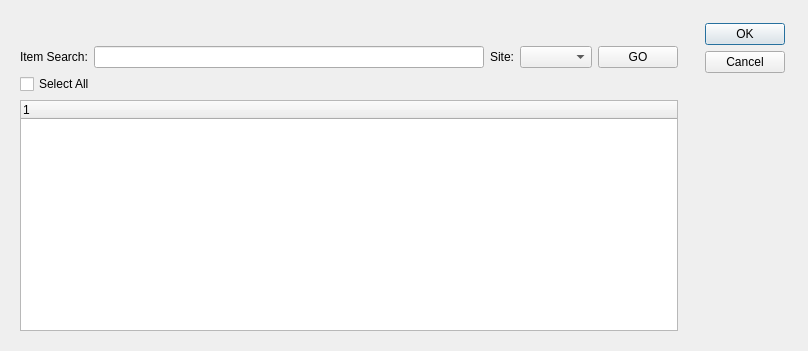
<?xml version="1.0" encoding="UTF-8"?>
<ui version="4.0">
 <class>favorites</class>
 <widget class="QDialog" name="favorites">
  <property name="geometry">
   <rect>
    <x>0</x>
    <y>0</y>
    <width>808</width>
    <height>351</height>
   </rect>
  </property>
  <property name="windowTitle">
   <string>Customer Favorites</string>
  </property>
  <layout class="QGridLayout" name="gridLayout_2">
   <item row="0" column="0">
    <widget class="QStackedWidget" name="_stacked">
     <property name="currentIndex">
      <number>0</number>
     </property>
     <widget class="QWidget" name="_itemsPage">
      <layout class="QGridLayout" name="gridLayout_3">
       <item row="0" column="0">
        <layout class="QGridLayout" name="gridLayout">
         <item row="3" column="0">
          <widget class="XTreeWidget" name="_items">
           <property name="selectionMode">
            <enum>QAbstractItemView::MultiSelection</enum>
           </property>
          </widget>
         </item>
         <item row="2" column="0">
          <widget class="QCheckBox" name="_selectAll">
           <property name="text">
            <string>Select All</string>
           </property>
          </widget>
         </item>
         <item row="0" column="0">
          <layout class="QHBoxLayout" name="horizontalLayout_2">
           <item>
            <widget class="CustCluster" name="_cust">
             <property name="enabled">
              <bool>false</bool>
             </property>
            </widget>
           </item>
           <item>
            <widget class="ShiptoCluster" name="_shipto">
             <property name="enabled">
              <bool>false</bool>
             </property>
            </widget>
           </item>
           <item>
            <spacer name="horizontalSpacer">
             <property name="orientation">
              <enum>Qt::Horizontal</enum>
             </property>
             <property name="sizeHint" stdset="0">
              <size>
               <width>40</width>
               <height>20</height>
              </size>
             </property>
            </spacer>
           </item>
          </layout>
         </item>
         <item row="1" column="0">
          <layout class="QHBoxLayout" name="horizontalLayout">
           <item>
            <widget class="QLabel" name="_searchLit">
             <property name="text">
              <string>Item Search:</string>
             </property>
            </widget>
           </item>
           <item>
            <widget class="QLineEdit" name="_search"/>
           </item>
           <item>
            <widget class="QLabel" name="_warehousLit">
             <property name="text">
              <string>Site:</string>
             </property>
             <property name="alignment">
              <set>Qt::AlignRight|Qt::AlignTrailing|Qt::AlignVCenter</set>
             </property>
            </widget>
           </item>
           <item>
            <widget class="WComboBox" name="_warehous"/>
           </item>
           <item>
            <widget class="QPushButton" name="_searchBtn">
             <property name="text">
              <string>GO</string>
             </property>
            </widget>
           </item>
          </layout>
         </item>
        </layout>
       </item>
      </layout>
     </widget>
     <widget class="QWidget" name="_qtyPage">
      <layout class="QGridLayout" name="gridLayout_5">
       <item row="0" column="0">
        <widget class="QScrollArea" name="scrollArea">
         <property name="widgetResizable">
          <bool>true</bool>
         </property>
         <widget class="QWidget" name="scrollAreaWidgetContents">
          <property name="geometry">
           <rect>
            <x>0</x>
            <y>0</y>
            <width>655</width>
            <height>301</height>
           </rect>
          </property>
          <layout class="QGridLayout" name="gridLayout_4">
           <item row="0" column="0">
            <layout class="QVBoxLayout" name="_verticalLayout">
             <item>
              <layout class="QGridLayout" name="_itemGrid"/>
             </item>
             <item>
              <spacer name="verticalSpacer">
               <property name="orientation">
                <enum>Qt::Vertical</enum>
               </property>
               <property name="sizeHint" stdset="0">
                <size>
                 <width>20</width>
                 <height>40</height>
                </size>
               </property>
              </spacer>
             </item>
            </layout>
           </item>
          </layout>
         </widget>
        </widget>
       </item>
      </layout>
     </widget>
    </widget>
   </item>
   <item row="0" column="1">
    <layout class="QVBoxLayout" name="verticalLayout_2">
     <property name="leftMargin">
      <number>12</number>
     </property>
     <property name="topMargin">
      <number>12</number>
     </property>
     <property name="rightMargin">
      <number>12</number>
     </property>
     <item>
      <widget class="QDialogButtonBox" name="_buttonBox">
       <property name="orientation">
        <enum>Qt::Vertical</enum>
       </property>
       <property name="standardButtons">
        <set>QDialogButtonBox::Cancel|QDialogButtonBox::Ok</set>
       </property>
      </widget>
     </item>
    </layout>
   </item>
  </layout>
 </widget>
 <customwidgets>
  <customwidget>
   <class>CustCluster</class>
   <extends>QWidget</extends>
   <header>custcluster.h</header>
  </customwidget>
  <customwidget>
   <class>ShiptoCluster</class>
   <extends>QWidget</extends>
   <header>shiptocluster.h</header>
  </customwidget>
  <customwidget>
   <class>WComboBox</class>
   <extends>XComboBox</extends>
   <header>wcombobox.h</header>
  </customwidget>
  <customwidget>
   <class>XComboBox</class>
   <extends>QComboBox</extends>
   <header>xcombobox.h</header>
  </customwidget>
  <customwidget>
   <class>XTreeWidget</class>
   <extends>QTreeWidget</extends>
   <header>xtreewidget.h</header>
   <container>1</container>
  </customwidget>
 </customwidgets>
 <resources/>
 <connections>
  <connection>
   <sender>_buttonBox</sender>
   <signal>rejected()</signal>
   <receiver>favorites</receiver>
   <slot>reject()</slot>
   <hints>
    <hint type="sourcelabel">
     <x>316</x>
     <y>260</y>
    </hint>
    <hint type="destinationlabel">
     <x>286</x>
     <y>274</y>
    </hint>
   </hints>
  </connection>
  <connection>
   <sender>_search</sender>
   <signal>returnPressed()</signal>
   <receiver>_searchBtn</receiver>
   <slot>click()</slot>
   <hints>
    <hint type="sourcelabel">
     <x>182</x>
     <y>75</y>
    </hint>
    <hint type="destinationlabel">
     <x>318</x>
     <y>77</y>
    </hint>
   </hints>
  </connection>
 </connections>
</ui>
